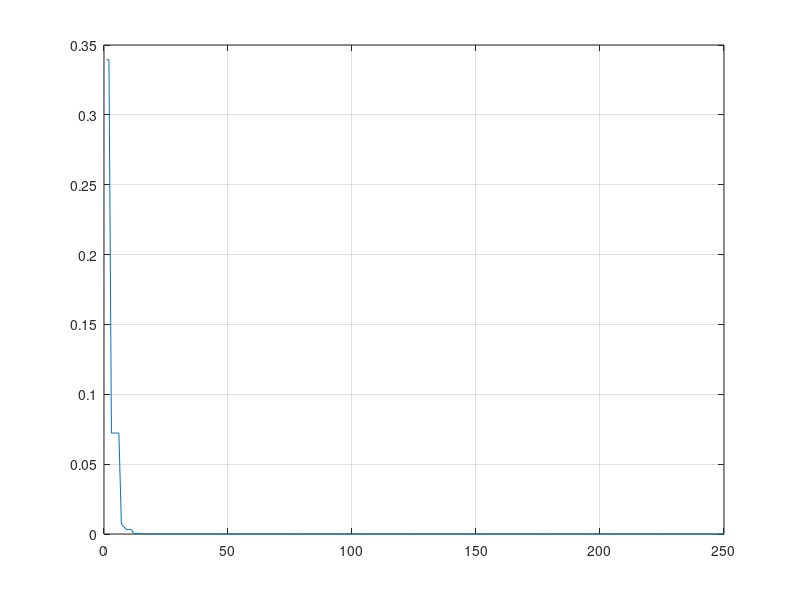

This chart was generated by the following MATLAB code:
clear;
close;
clc;
PopulationSize=30;
Dimensions = 2;
Xmin = -10;
Xmax = 10;
Vmin = -10;
Vmax = 10;
c1= 2;
c2= 2;
w = 0.5;
MaxIterations = 250;

% = (Xmax-Xmin).*rand(1,2) + Xmin;
%a0 = (Xmax-Xmin).*rand(1,2) + Xmax;
%a1 = sqrt(4*a2*a0)

%..........................initialization..................................
Positions_X  = Xmin+(Xmax-Xmin)*rand(PopulationSize,Dimensions);
Velocities_V = Vmin+(Vmax-Vmin)*rand(PopulationSize,Dimensions);
%-------------We just created random particles having random velocities----
PBestPositions = Positions_X;
%----- Initial P_Best_Positions are the same as the  Positions_X-----------
for Particle=1:PopulationSize
    %PBestFitnesses(Particle) = a2*(Positions_X(Particle,:).^2)+ a1*(Positions_X(Particle,:))+ a0;
    PBestFitnesses(Particle) = sum(Positions_X(Particle,:).^2);
end
[GBestFitness,GBestIndex] = min(PBestFitnesses);
GBestPosition = PBestPositions(GBestIndex,:);
%.....................intialization of population ,pbestfitness,........
%.....................pbestposition, gbestposition.......................
for Iteration = 1:MaxIterations
    %w = 0.9 - 0.8 * Iteration/MaxIterations;
    for Particle = 1: PopulationSize
        Intertia              = w * Velocities_V(Particle,:);
        CognitionAcceleration = c1*rand*(-Positions_X(Particle,:)+ PBestPositions(Particle,:));
        SocialAcceleration    = c2*rand*(-Positions_X(Particle,:)+ GBestPosition);
        Velocities_V(Particle,:) = Intertia + CognitionAcceleration + SocialAcceleration;
        CurrentParticleVelocity = Velocities_V(Particle,:);
        %................Velocity Update..........................
        CurrentParticleVelocity(CurrentParticleVelocity > Vmax)=Vmax;
        CurrentParticleVelocity(CurrentParticleVelocity < Vmin)=Vmin;
        Velocities_V(Particle,:)= CurrentParticleVelocity;
        %...................Velocity Clamping......................
        CurrentPosition = Positions_X(Particle,:);
        NewPosition = CurrentPosition + Velocities_V(Particle,:);
        NewPosition(NewPosition > Xmax) = Xmax;
        NewPosition(NewPosition < Xmin) = Xmin;
        %..................Position Clamping....................
        Positions_X(Particle,:) = NewPosition;
        %...................Position Update........................
        Newfitness = sum(NewPosition.^2);
        if Newfitness < PBestFitnesses(Particle)
            PBestFitnesses(Particle) = Newfitness;
            PBestPositions(Particle,:) = NewPosition;
        end
        %.................Update the PBest.................................
        if Newfitness < GBestFitness
            GBestFitness  = Newfitness;
            GBestPosition = NewPosition;
        end  
        %.................Update the GBest.................................
    end
    fprintf('Iteration: %d  Bset Fitness: %e \n',Iteration,  GBestFitness)
    BestFitness(Iteration) = GBestFitness;
    end
plot(BestFitness);grid on;
GBestPosition